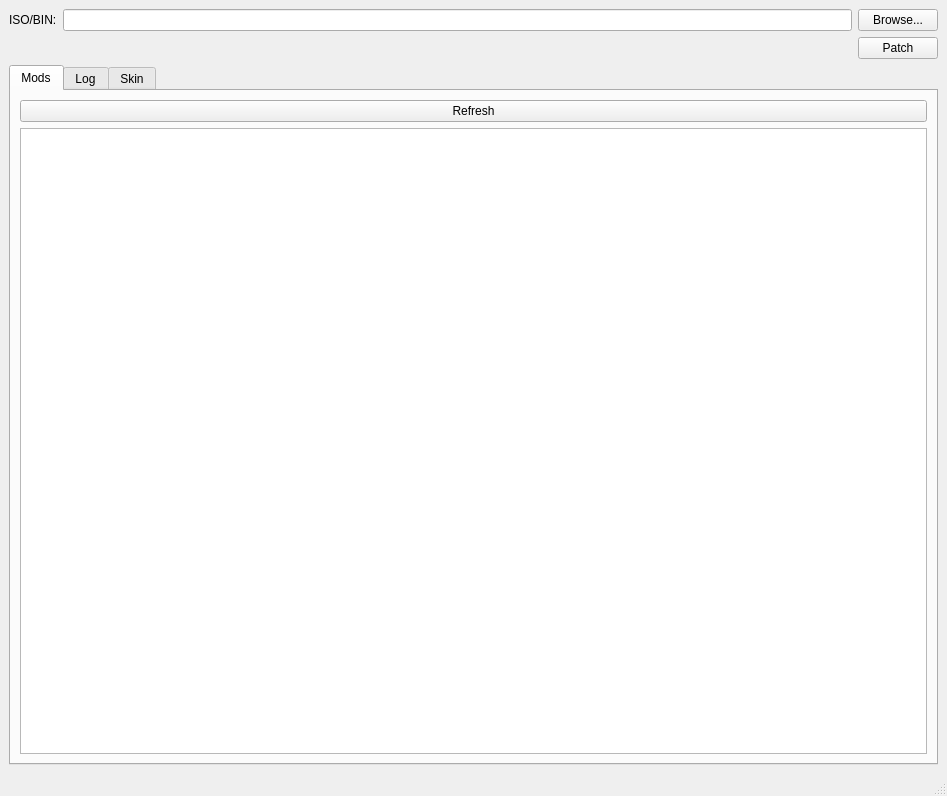
<?xml version="1.0" encoding="UTF-8"?>
<ui version="4.0">
 <class>MainWindow</class>
 <widget class="QMainWindow" name="MainWindow">
  <property name="geometry">
   <rect>
    <x>0</x>
    <y>0</y>
    <width>947</width>
    <height>796</height>
   </rect>
  </property>
  <property name="windowTitle">
   <string>Tomba! Patcher</string>
  </property>
  <widget class="QWidget" name="centralwidget">
   <layout class="QVBoxLayout" name="verticalLayout_2">
    <item>
     <layout class="QHBoxLayout" name="horizontalLayout">
      <item>
       <widget class="QLabel" name="game_pat_label">
        <property name="text">
         <string>ISO/BIN:</string>
        </property>
       </widget>
      </item>
      <item>
       <widget class="QLineEdit" name="game_path_input"/>
      </item>
      <item>
       <widget class="QPushButton" name="game_path_browse">
        <property name="text">
         <string>Browse...</string>
        </property>
       </widget>
      </item>
     </layout>
    </item>
    <item>
     <layout class="QHBoxLayout" name="horizontalLayout_2">
      <item>
       <spacer name="horizontalSpacer">
        <property name="orientation">
         <enum>Qt::Orientation::Horizontal</enum>
        </property>
        <property name="sizeHint" stdset="0">
         <size>
          <width>40</width>
          <height>20</height>
         </size>
        </property>
       </spacer>
      </item>
      <item>
       <widget class="QPushButton" name="patch_button">
        <property name="text">
         <string>Patch</string>
        </property>
       </widget>
      </item>
     </layout>
    </item>
    <item>
     <widget class="QTabWidget" name="tabWidget">
      <property name="currentIndex">
       <number>0</number>
      </property>
      <widget class="QWidget" name="mods_tab">
       <attribute name="title">
        <string>Mods</string>
       </attribute>
       <layout class="QVBoxLayout" name="verticalLayout_3">
        <item>
         <layout class="QHBoxLayout" name="actions_layout">
          <item>
           <widget class="QPushButton" name="refresh_mod_list">
            <property name="text">
             <string>Refresh</string>
            </property>
           </widget>
          </item>
         </layout>
        </item>
        <item>
         <widget class="QListWidget" name="mod_list"/>
        </item>
       </layout>
      </widget>
      <widget class="QWidget" name="log_tab">
       <attribute name="title">
        <string>Log</string>
       </attribute>
       <layout class="QVBoxLayout" name="verticalLayout">
        <item>
         <widget class="QPlainTextEdit" name="log"/>
        </item>
       </layout>
      </widget>
      <widget class="QWidget" name="skin_tab">
       <attribute name="title">
        <string>Skin</string>
       </attribute>
       <layout class="QHBoxLayout" name="horizontalLayout_3"/>
      </widget>
     </widget>
    </item>
   </layout>
  </widget>
  <widget class="QMenuBar" name="menubar">
   <property name="geometry">
    <rect>
     <x>0</x>
     <y>0</y>
     <width>947</width>
     <height>22</height>
    </rect>
   </property>
  </widget>
  <widget class="QStatusBar" name="statusbar"/>
 </widget>
 <resources/>
 <connections/>
</ui>
